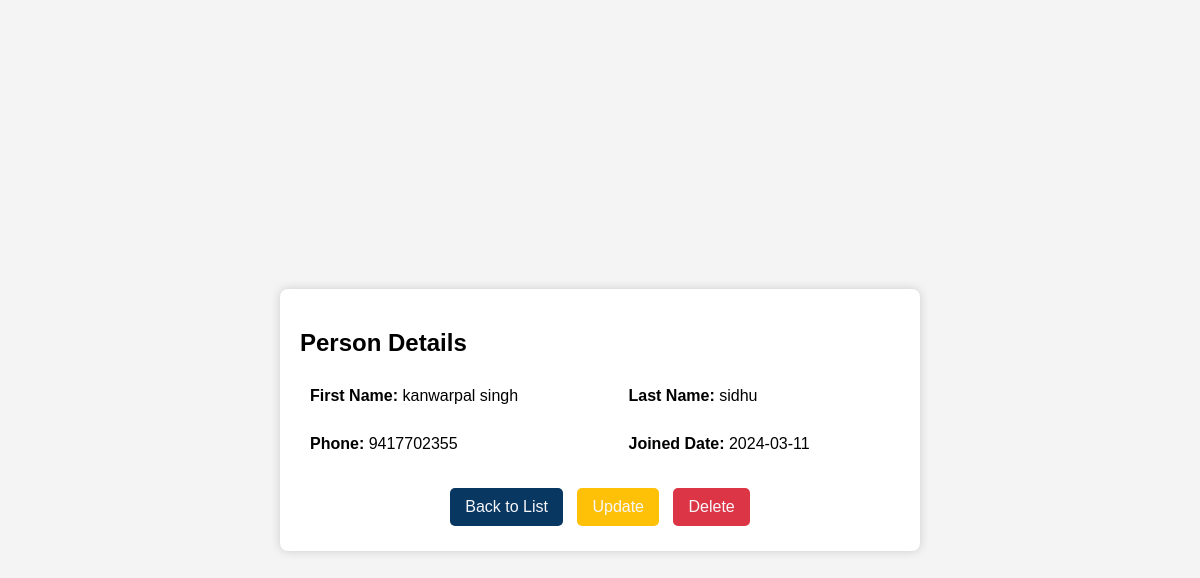
Screenshot of /detail/7/ with the database file from the repository.
### myapp/models.py (models this page shows)
class person(models.Model):
  firstname = models.CharField(max_length=255)
  lastname = models.CharField(max_length=255)
  phone = models.IntegerField(null=True)
  joined_date = models.DateField(null=True)

### myapp/views.py (the view)
# urls.py: path('detail/<int:id>/', views.detail_view, name='detail_view'),
def detail_view(request, id):
    context = {'data': get_object_or_404(person, id=id)}
    return render(request, "detail.html", context)

### myapp/templates/detail.html (shortened to what this page needs)
<!DOCTYPE html>
<html lang="en">
<head>
</head>
<body>
    <div class="main">
        <h2>Person Details</h2>
        <div class="details-grid">
            <div><strong>First Name:</strong> {{ data.firstname }}</div>
            <div><strong>Last Name:</strong> {{ data.lastname }}</div>
            <div><strong>Phone:</strong> {{ data.phone }}</div>
            <div><strong>Joined Date:</strong> {{ data.joined_date | date:"Y-m-d" }}</div>
        </div>
        <div class="buttons-container">
            <button class="back-list"><a href="{% url 'list' %}">Back to List</a></button>
            <button class="update-button"><a href="{% url 'update' data.id %}">Update</a></button>
            <button class="delete-button"><a href="{% url 'delete' data.id %}">Delete</a></button>
        </div>
    </div>
</body>
</html>

### myapp/templates/detail.html (style rules this page uses)
body { font-family: Arial, sans-serif; padding: 20px; background-color: #f4f4f4; display: flex; justify-content: center; align-items: center; min-height: 100vh; margin: 0; }
.main { background-color: white; padding: 20px; border-radius: 8px; box-shadow: 0 0 10px #ccc; width: 100%; max-width: 600px; }
.details-grid { display: grid; grid-template-columns: auto auto; gap: 10px; margin-bottom: 20px; }
.details-grid div { padding: 10px; }
.buttons-container { text-align: center; }
button { color: white; padding: 10px 15px; border: none; border-radius: 5px; cursor: pointer; font-size: 16px; margin: 5px; }
.back-list { background-color: #083761; }
.update-button { background-color: #ffc107; }
.delete-button { background-color: #dc3545; }
button a { color: rgb(247, 247, 250); text-decoration: none; display: block; }

### rows the page displays
person: firstname "kanwarpal singh", lastname "sidhu", phone "9417702355", joined_date "2024-03-11"
